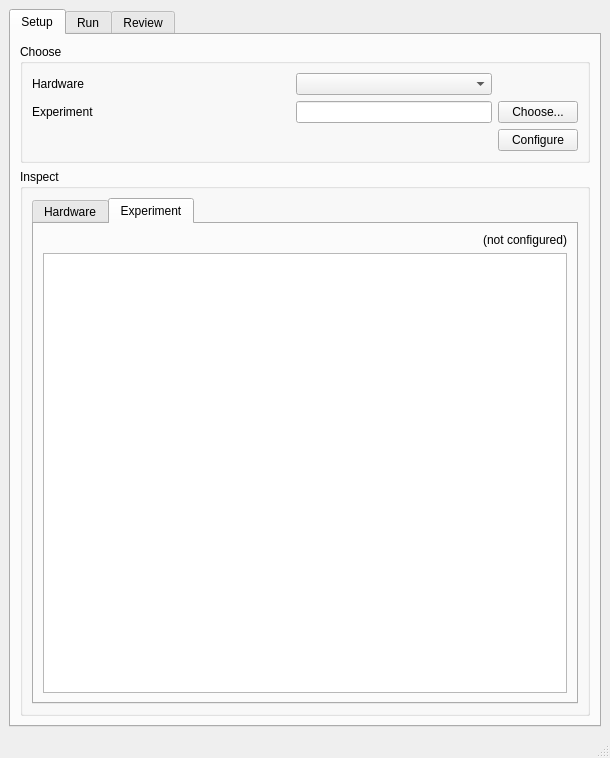
<?xml version="1.0" encoding="UTF-8"?>
<ui version="4.0">
 <class>MainWindow</class>
 <widget class="QMainWindow" name="MainWindow">
  <property name="geometry">
   <rect>
    <x>0</x>
    <y>0</y>
    <width>610</width>
    <height>758</height>
   </rect>
  </property>
  <property name="sizePolicy">
   <sizepolicy hsizetype="Preferred" vsizetype="Preferred">
    <horstretch>1</horstretch>
    <verstretch>0</verstretch>
   </sizepolicy>
  </property>
  <property name="windowTitle">
   <string>Olfactometer</string>
  </property>
  <widget class="QWidget" name="centralwidget">
   <layout class="QVBoxLayout" name="verticalLayout_5">
    <item>
     <widget class="QTabWidget" name="tabWidget">
      <property name="currentIndex">
       <number>0</number>
      </property>
      <widget class="QWidget" name="tab_setup">
       <attribute name="title">
        <string>Setup</string>
       </attribute>
       <layout class="QGridLayout" name="gridLayout_2">
        <item row="1" column="0">
         <widget class="QGroupBox" name="groupBox_2">
          <property name="title">
           <string>Inspect</string>
          </property>
          <layout class="QGridLayout" name="gridLayout_10">
           <item row="0" column="0">
            <widget class="QTabWidget" name="tabWidget_2">
             <property name="currentIndex">
              <number>1</number>
             </property>
             <widget class="QWidget" name="tab">
              <attribute name="title">
               <string>Hardware</string>
              </attribute>
              <layout class="QGridLayout" name="gridLayout_11">
               <item row="0" column="0">
                <widget class="QLabel" name="label_inspect_hardware">
                 <property name="text">
                  <string>(not configured)</string>
                 </property>
                 <property name="alignment">
                  <set>Qt::AlignRight|Qt::AlignTrailing|Qt::AlignVCenter</set>
                 </property>
                </widget>
               </item>
               <item row="1" column="0">
                <widget class="QTreeView" name="treeview_inspect_hardware">
                 <property name="sizePolicy">
                  <sizepolicy hsizetype="Preferred" vsizetype="Expanding">
                   <horstretch>0</horstretch>
                   <verstretch>0</verstretch>
                  </sizepolicy>
                 </property>
                 <property name="editTriggers">
                  <set>QAbstractItemView::NoEditTriggers</set>
                 </property>
                </widget>
               </item>
              </layout>
             </widget>
             <widget class="QWidget" name="tab_2">
              <attribute name="title">
               <string>Experiment</string>
              </attribute>
              <layout class="QGridLayout" name="gridLayout_12">
               <item row="0" column="0">
                <widget class="QLabel" name="label_inspect_experiment">
                 <property name="text">
                  <string>(not configured)</string>
                 </property>
                 <property name="alignment">
                  <set>Qt::AlignRight|Qt::AlignTrailing|Qt::AlignVCenter</set>
                 </property>
                </widget>
               </item>
               <item row="1" column="0">
                <widget class="QTreeView" name="treeview_inspect_experiment">
                 <property name="editTriggers">
                  <set>QAbstractItemView::NoEditTriggers</set>
                 </property>
                </widget>
               </item>
              </layout>
             </widget>
            </widget>
           </item>
          </layout>
         </widget>
        </item>
        <item row="0" column="0">
         <widget class="QGroupBox" name="groupBox">
          <property name="title">
           <string>Choose</string>
          </property>
          <layout class="QGridLayout" name="gridLayout_9">
           <item row="0" column="0">
            <widget class="QLabel" name="label">
             <property name="text">
              <string>Hardware</string>
             </property>
            </widget>
           </item>
           <item row="0" column="1">
            <spacer name="horizontalSpacer_7">
             <property name="orientation">
              <enum>Qt::Horizontal</enum>
             </property>
             <property name="sizeHint" stdset="0">
              <size>
               <width>168</width>
               <height>20</height>
              </size>
             </property>
            </spacer>
           </item>
           <item row="0" column="2">
            <widget class="QComboBox" name="combo_hardware_config"/>
           </item>
           <item row="1" column="0">
            <widget class="QLabel" name="label_6">
             <property name="text">
              <string>Experiment</string>
             </property>
            </widget>
           </item>
           <item row="1" column="1">
            <spacer name="horizontalSpacer_2">
             <property name="orientation">
              <enum>Qt::Horizontal</enum>
             </property>
             <property name="sizeHint" stdset="0">
              <size>
               <width>168</width>
               <height>20</height>
              </size>
             </property>
            </spacer>
           </item>
           <item row="1" column="2">
            <widget class="QLineEdit" name="line_experiment_config">
             <property name="readOnly">
              <bool>true</bool>
             </property>
            </widget>
           </item>
           <item row="1" column="3">
            <widget class="QPushButton" name="button_experiment_config">
             <property name="text">
              <string>Choose...</string>
             </property>
            </widget>
           </item>
           <item row="2" column="3">
            <widget class="QPushButton" name="button_configure">
             <property name="text">
              <string>Configure</string>
             </property>
            </widget>
           </item>
          </layout>
         </widget>
        </item>
       </layout>
      </widget>
      <widget class="QWidget" name="tab_run">
       <attribute name="title">
        <string>Run</string>
       </attribute>
       <layout class="QVBoxLayout" name="verticalLayout">
        <item>
         <widget class="QGroupBox" name="groupBox_5">
          <property name="title">
           <string>Experiment Plan</string>
          </property>
          <layout class="QHBoxLayout" name="horizontalLayout_2">
           <item>
            <widget class="QListView" name="listview_plan">
             <property name="sizePolicy">
              <sizepolicy hsizetype="Expanding" vsizetype="Expanding">
               <horstretch>1</horstretch>
               <verstretch>0</verstretch>
              </sizepolicy>
             </property>
             <property name="editTriggers">
              <set>QAbstractItemView::NoEditTriggers</set>
             </property>
            </widget>
           </item>
           <item>
            <layout class="QGridLayout" name="gridLayout_4">
             <item row="0" column="0" colspan="2">
              <widget class="QComboBox" name="combo_plan_select">
               <property name="enabled">
                <bool>false</bool>
               </property>
              </widget>
             </item>
             <item row="1" column="0">
              <spacer name="horizontalSpacer">
               <property name="orientation">
                <enum>Qt::Horizontal</enum>
               </property>
               <property name="sizeHint" stdset="0">
                <size>
                 <width>40</width>
                 <height>20</height>
                </size>
               </property>
              </spacer>
             </item>
             <item row="1" column="1">
              <widget class="QPushButton" name="button_plan_reload">
               <property name="enabled">
                <bool>false</bool>
               </property>
               <property name="text">
                <string>Reload</string>
               </property>
              </widget>
             </item>
             <item row="2" column="1">
              <spacer name="verticalSpacer">
               <property name="orientation">
                <enum>Qt::Vertical</enum>
               </property>
               <property name="sizeHint" stdset="0">
                <size>
                 <width>20</width>
                 <height>40</height>
                </size>
               </property>
              </spacer>
             </item>
            </layout>
           </item>
          </layout>
         </widget>
        </item>
        <item>
         <widget class="QGroupBox" name="groupBox_4">
          <property name="title">
           <string>Controls</string>
          </property>
          <layout class="QGridLayout" name="gridLayout_3">
           <item row="0" column="0">
            <widget class="QLabel" name="label_4">
             <property name="text">
              <string>Flipper Mirror</string>
             </property>
            </widget>
           </item>
           <item row="0" column="1">
            <spacer name="horizontalSpacer_4">
             <property name="orientation">
              <enum>Qt::Horizontal</enum>
             </property>
             <property name="sizeHint" stdset="0">
              <size>
               <width>98</width>
               <height>20</height>
              </size>
             </property>
            </spacer>
           </item>
           <item row="0" column="3">
            <widget class="QPushButton" name="button_flipper">
             <property name="enabled">
              <bool>false</bool>
             </property>
             <property name="text">
              <string>Toggle</string>
             </property>
            </widget>
           </item>
           <item row="0" column="4">
            <widget class="QCheckBox" name="checkbox_flipper">
             <property name="enabled">
              <bool>false</bool>
             </property>
             <property name="text">
              <string>Blocking</string>
             </property>
            </widget>
           </item>
           <item row="1" column="0">
            <widget class="QLabel" name="label_5">
             <property name="text">
              <string>Odor Test</string>
             </property>
            </widget>
           </item>
           <item row="1" column="1">
            <spacer name="horizontalSpacer_5">
             <property name="orientation">
              <enum>Qt::Horizontal</enum>
             </property>
             <property name="sizeHint" stdset="0">
              <size>
               <width>165</width>
               <height>20</height>
              </size>
             </property>
            </spacer>
           </item>
           <item row="1" column="2">
            <widget class="QComboBox" name="combo_odortest">
             <property name="enabled">
              <bool>false</bool>
             </property>
             <property name="sizePolicy">
              <sizepolicy hsizetype="Maximum" vsizetype="Fixed">
               <horstretch>0</horstretch>
               <verstretch>0</verstretch>
              </sizepolicy>
             </property>
             <item>
              <property name="text">
               <string>Choose an odor...</string>
              </property>
             </item>
            </widget>
           </item>
           <item row="1" column="3">
            <widget class="QPushButton" name="button_odortest">
             <property name="enabled">
              <bool>false</bool>
             </property>
             <property name="text">
              <string>Deliver</string>
             </property>
             <property name="flat">
              <bool>false</bool>
             </property>
            </widget>
           </item>
           <item row="1" column="4">
            <widget class="QCheckBox" name="checkbox_odortest">
             <property name="enabled">
              <bool>false</bool>
             </property>
             <property name="text">
              <string>Enable</string>
             </property>
            </widget>
           </item>
           <item row="2" column="4">
            <widget class="QPushButton" name="button_start">
             <property name="enabled">
              <bool>false</bool>
             </property>
             <property name="text">
              <string>Start</string>
             </property>
            </widget>
           </item>
           <item row="2" column="3">
            <widget class="QPushButton" name="button_reset_controller">
             <property name="enabled">
              <bool>false</bool>
             </property>
             <property name="text">
              <string>Reset</string>
             </property>
            </widget>
           </item>
          </layout>
         </widget>
        </item>
        <item>
         <widget class="QGroupBox" name="groupBox_3">
          <property name="title">
           <string>Timing</string>
          </property>
          <layout class="QGridLayout" name="gridLayout">
           <item row="0" column="0">
            <widget class="QLabel" name="label_3">
             <property name="text">
              <string>Step</string>
             </property>
            </widget>
           </item>
           <item row="0" column="1">
            <widget class="QProgressBar" name="pbar_step">
             <property name="value">
              <number>0</number>
             </property>
            </widget>
           </item>
           <item row="0" column="2">
            <widget class="QLabel" name="label_time_step">
             <property name="text">
              <string>--:--</string>
             </property>
            </widget>
           </item>
           <item row="1" column="0">
            <widget class="QLabel" name="label_2">
             <property name="text">
              <string>Total</string>
             </property>
            </widget>
           </item>
           <item row="1" column="1">
            <widget class="QProgressBar" name="pbar_total">
             <property name="value">
              <number>0</number>
             </property>
            </widget>
           </item>
           <item row="1" column="2">
            <widget class="QLabel" name="label_time_total">
             <property name="text">
              <string>--:--</string>
             </property>
            </widget>
           </item>
          </layout>
         </widget>
        </item>
       </layout>
      </widget>
      <widget class="QWidget" name="tab_review">
       <attribute name="title">
        <string>Review</string>
       </attribute>
       <layout class="QGridLayout" name="gridLayout_5">
        <item row="0" column="0">
         <layout class="QGridLayout" name="gridLayout_8">
          <item row="1" column="1">
           <widget class="QGroupBox" name="groupBox_6">
            <property name="sizePolicy">
             <sizepolicy hsizetype="Preferred" vsizetype="Preferred">
              <horstretch>0</horstretch>
              <verstretch>0</verstretch>
             </sizepolicy>
            </property>
            <property name="title">
             <string>Import/Export</string>
            </property>
            <layout class="QVBoxLayout" name="verticalLayout_2">
             <item>
              <widget class="QPushButton" name="button_load_review">
               <property name="text">
                <string>Load...</string>
               </property>
              </widget>
             </item>
             <item>
              <widget class="QPushButton" name="button_save_review">
               <property name="text">
                <string>Save...</string>
               </property>
              </widget>
             </item>
            </layout>
           </widget>
          </item>
          <item row="0" column="1">
           <widget class="QListView" name="listview_review_select">
            <property name="sizePolicy">
             <sizepolicy hsizetype="Preferred" vsizetype="Expanding">
              <horstretch>2</horstretch>
              <verstretch>0</verstretch>
             </sizepolicy>
            </property>
            <property name="editTriggers">
             <set>QAbstractItemView::NoEditTriggers</set>
            </property>
           </widget>
          </item>
          <item row="0" column="0" rowspan="2">
           <widget class="QToolBox" name="toolBox">
            <property name="sizePolicy">
             <sizepolicy hsizetype="Expanding" vsizetype="Preferred">
              <horstretch>5</horstretch>
              <verstretch>0</verstretch>
             </sizepolicy>
            </property>
            <property name="currentIndex">
             <number>0</number>
            </property>
            <widget class="QWidget" name="page">
             <property name="geometry">
              <rect>
               <x>0</x>
               <y>0</y>
               <width>377</width>
               <height>530</height>
              </rect>
             </property>
             <attribute name="label">
              <string>Status</string>
             </attribute>
             <layout class="QGridLayout" name="gridLayout_7">
              <item row="0" column="0">
               <widget class="QTreeView" name="treeview_exitstatus">
                <property name="sizePolicy">
                 <sizepolicy hsizetype="Preferred" vsizetype="Expanding">
                  <horstretch>2</horstretch>
                  <verstretch>0</verstretch>
                 </sizepolicy>
                </property>
                <property name="editTriggers">
                 <set>QAbstractItemView::NoEditTriggers</set>
                </property>
               </widget>
              </item>
             </layout>
            </widget>
            <widget class="QWidget" name="page_3">
             <property name="geometry">
              <rect>
               <x>0</x>
               <y>0</y>
               <width>122</width>
               <height>139</height>
              </rect>
             </property>
             <attribute name="label">
              <string>Extras</string>
             </attribute>
             <layout class="QVBoxLayout" name="verticalLayout_6">
              <item>
               <widget class="QPlainTextEdit" name="textedit_extras"/>
              </item>
              <item>
               <layout class="QHBoxLayout" name="horizontalLayout_4">
                <item>
                 <spacer name="horizontalSpacer_6">
                  <property name="orientation">
                   <enum>Qt::Horizontal</enum>
                  </property>
                  <property name="sizeHint" stdset="0">
                   <size>
                    <width>40</width>
                    <height>20</height>
                   </size>
                  </property>
                 </spacer>
                </item>
                <item>
                 <widget class="QComboBox" name="combo_extras_format">
                  <item>
                   <property name="text">
                    <string>YAML</string>
                   </property>
                  </item>
                  <item>
                   <property name="text">
                    <string>JSON</string>
                   </property>
                  </item>
                 </widget>
                </item>
               </layout>
              </item>
             </layout>
            </widget>
            <widget class="QWidget" name="page_2">
             <property name="geometry">
              <rect>
               <x>0</x>
               <y>0</y>
               <width>103</width>
               <height>103</height>
              </rect>
             </property>
             <attribute name="label">
              <string>Notes</string>
             </attribute>
             <layout class="QGridLayout" name="gridLayout_6">
              <item row="0" column="0">
               <widget class="QPlainTextEdit" name="textedit_notes">
                <property name="sizePolicy">
                 <sizepolicy hsizetype="Expanding" vsizetype="Expanding">
                  <horstretch>1</horstretch>
                  <verstretch>0</verstretch>
                 </sizepolicy>
                </property>
               </widget>
              </item>
             </layout>
            </widget>
           </widget>
          </item>
         </layout>
        </item>
       </layout>
      </widget>
     </widget>
    </item>
   </layout>
  </widget>
  <widget class="QMenuBar" name="menubar">
   <property name="geometry">
    <rect>
     <x>0</x>
     <y>0</y>
     <width>610</width>
     <height>24</height>
    </rect>
   </property>
  </widget>
  <widget class="QStatusBar" name="statusbar"/>
  <action name="actionOpen">
   <property name="text">
    <string>Open</string>
   </property>
  </action>
 </widget>
 <resources/>
 <connections/>
</ui>
